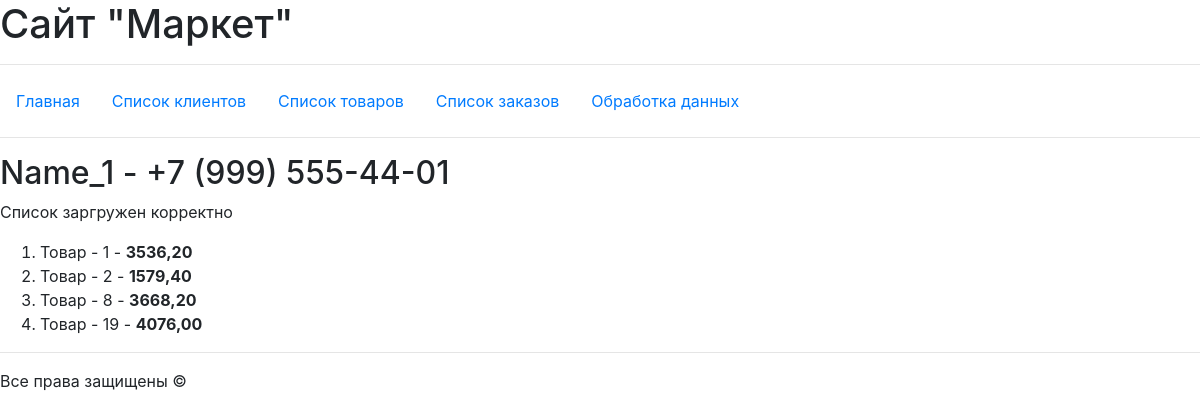
/basket/1/, run on an earlier commit of the app's database.
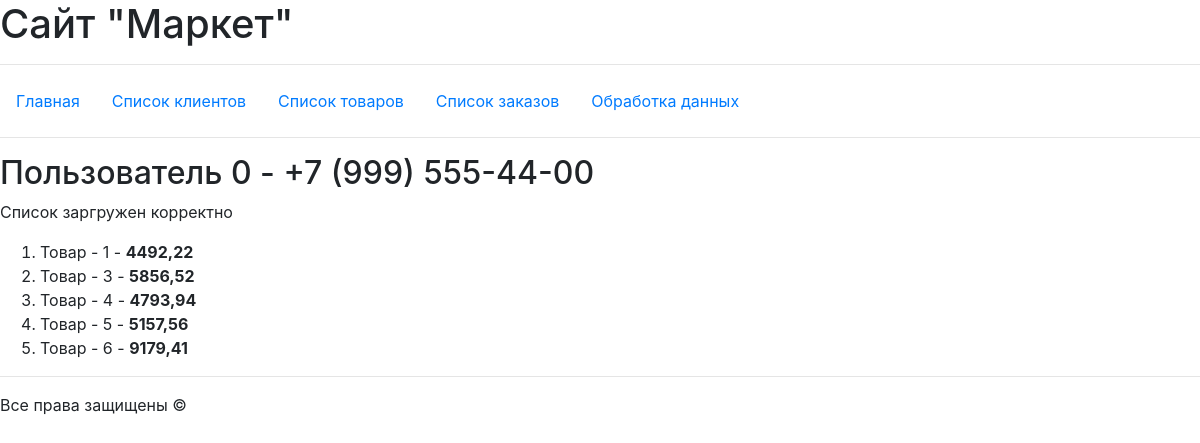
And on a later commit of the database.
### hw_app/models.py (models this page shows, shortened)
class User(models.Model):
    name = models.CharField(max_length=100)
    email = models.EmailField()
    mobile = models.CharField(max_length=20)
    us_adrs = models.CharField(max_length=100)
    reg_day = models.DateField()
    def __str__(self):
        return f'{self.name}  -  {self.mobile} '

class Product(models.Model):
    name = models.CharField(max_length=100)
    content = models.TextField()
    price = models.DecimalField(default=1000.0, decimal_places=2, max_digits=10)
    count = models.IntegerField(default=1)
    add_day = models.DateField()
    image = models.ImageField(upload_to='image/', default=None)

### hw_app/views.py (the view)
# urls.py: path('basket/<int:oid>/', views.basket, name='basket'),
def basket(request, oid):
    context = {
        "title": 'Список товаров заказа',
        "text": 'Список заргружен корректно',
        'head': Order.objects.get(pk=oid).us_name,
        'basket': Order.objects.get(pk=oid).products.all(),
    }
    return render(request, "hw_app/dbbasket.html", context)

### hw_app/templates/hw_app/dbbasket.html (shortened to what this page needs)
{% extends 'hw_app/base.html' %}
{% block content %}
    <div>
        <h2>{{ head }}</h2>
        <p>{{ text }}</p>
        <ol>
            {% for el in basket %}
                <li>
                    {{ el.name }} - <b>{{ el.price }}</b>
                </li>
            {% endfor %}
        </ol>
    </div>
{% endblock %}

What changed in the data, as far as the page shows it:
no longer on this page (row edited): Product: name "Товар - 2", price "1579,40"
no longer on this page (row edited): Product: name "Товар - 8", price "3668,20"
no longer on this page (row edited): Product: name "Товар - 19", price "4076,00"
changed User: name+mobile "Name_1 - +7 (999) 555-44-01" → "Пользователь 0 - +7 (999) 555-44-00"
changed Product "Товар - 1": price "3536,20" → "4492,22"
now on this page (row edited): Product: name "Товар - 3", price "5856,52"
now on this page (row edited): Product: name "Товар - 4", price "4793,94"
now on this page (row edited): Product: name "Товар - 5", price "5157,56"
now on this page (row edited): Product: name "Товар - 6", price "9179,41"
